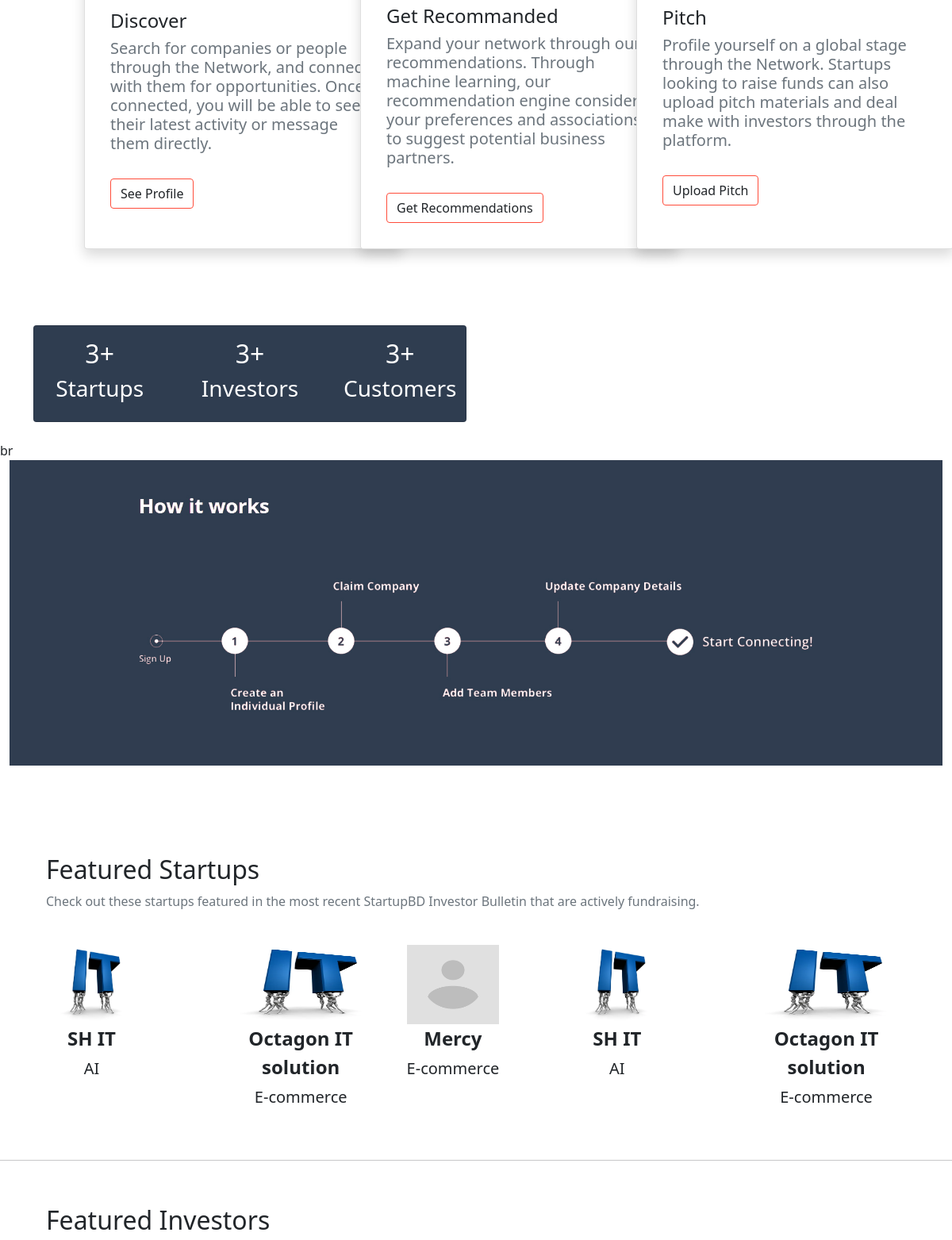
The app's page / (middle part), older data.
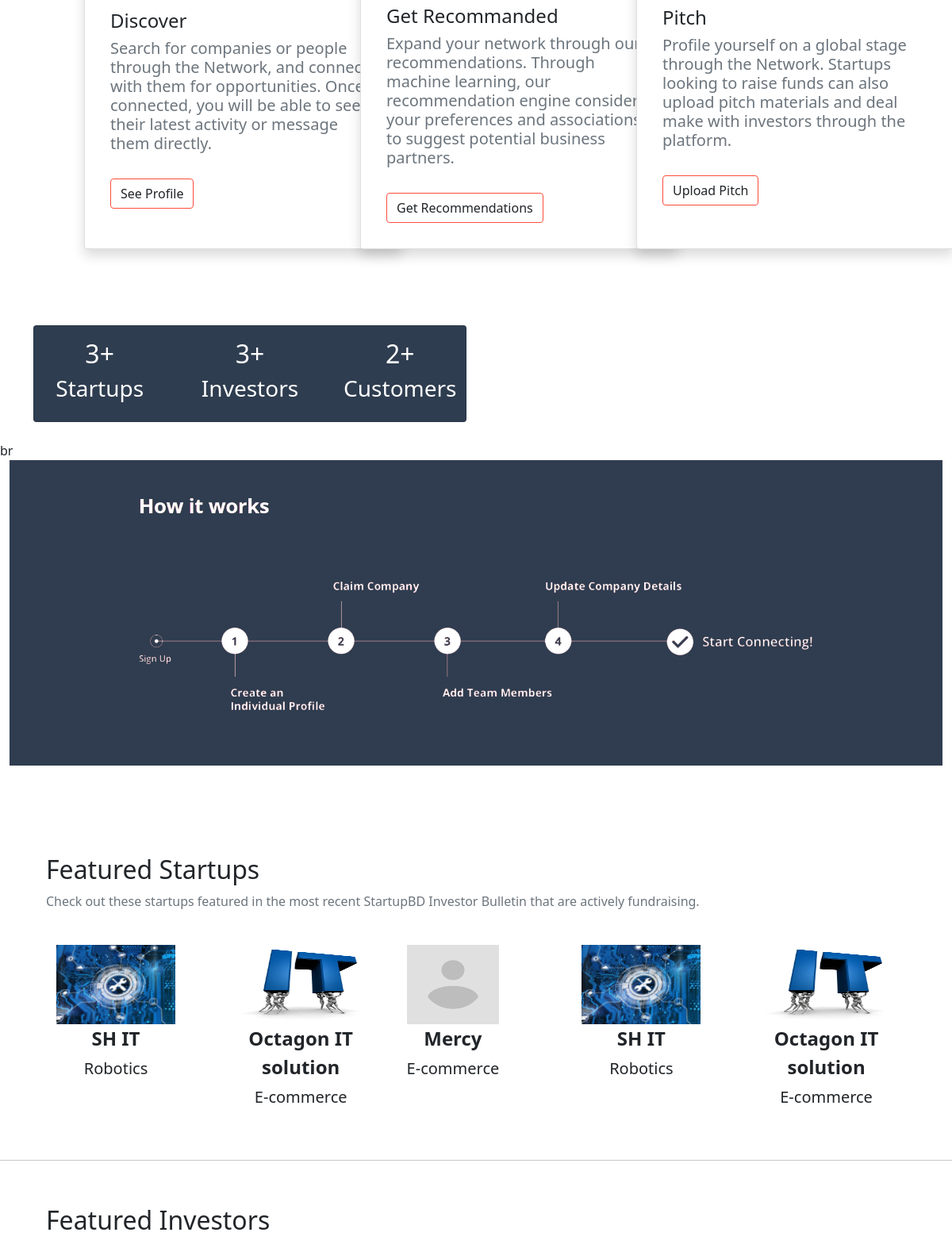
The same page, newer data.
### app/models.py (models this page shows, shortened)
class StartupInfo(models.Model):
  user = models.ForeignKey(settings.AUTH_USER_MODEL, on_delete = models.CASCADE)
  name = models.CharField(max_length=100, null=True, blank=True)
  company_name = models.CharField(max_length=100, null=True, blank=True)
  title = models.CharField(max_length=100,blank=True,null=True)
  email = models.EmailField(max_length=100, null=True, blank=True)
  mobile = models.CharField(max_length=50, null=True, blank=True)
  logo = models.ImageField(upload_to='images/', null=True,blank=True)
  establish_year = models.IntegerField(blank=True, null=True)
  business_model = models.CharField(max_length=100, choices=MODEL_CHOICES, blank=True,null=True)
  employee_range = models.CharField(max_length=100, blank=True, null=True)
  market_presence = models.CharField(max_length=100, choices=CITY_CHOICES, blank=True, null=True)
  looking_at = models.CharField(choices=LOOK_CHOICES,max_length=100, blank=True, null=True)
  sector = models.CharField(max_length=100,choices= SECTOR, blank=True, null=True)
  description = models.TextField(max_length=1000, blank=True, null=True)
  videofile = models.FileField(upload_to='videos/', default="Not availabe",null=True, blank=True)
  weblink = models.URLField( blank=True)
  facebook_link = models.URLField(blank=True)
  linkedin_link = models.URLField(blank=True)
  twitter_link = models.URLField(blank=True)
  location = models.CharField(max_length=100, null=True, blank=True)
  person1= models.CharField(max_length=100,choices=ROLE,blank=True,null=True)
  person1_name = models.CharField(max_length=50, blank=True, null=True)
  person1_image = models.ImageField(upload_to='images/', null=True, blank=True)
  person2 = models.CharField(max_length=100, choices=ROLE, blank=True, null=True)
  person2_name = models.CharField(max_length=50, blank=True, null=True)
  person2_image = models.ImageField(upload_to='images/', null=True, blank=True)

### app/views.py (the view)
# urls.py: path('', views.home,name="home"),
def home(request):
  startup = StartupInfo.objects.all()
  total_startup = startup.count()
  investor = Investorinfo.objects.all()
  total_investor = investor.count()
  customer = CustomerInfo.objects.all()
  total_customer = customer.count()
  context = {'total_startup': total_startup,
             'total_investor': total_investor, 'total_customer': total_customer,
              'startups':startup,'investors':investor,'customer':customer }
  return render(request,'app/home.html',context)

### app/templates/app/home.html (shortened to what the changed rows need)
{% extends 'app/base.html' %}
{% load static %}
{% block main-content %}
<br><br><br>
<br><br>
<div class="container">
  <div class="row">
    <div class="col-md-6 my-auto">
      <div class="card py-3" style="background-color: #2F3D50;color: white;">
        <div class="row">
          <div class="col-md-4 text-center">
            <h2>{{total_startup}}+</h2>
          </div>
          <div class="col-md-4 text-center">
            <h2>{{total_investor}}+</h2>
          </div>
          <div class="col-md-4 text-center">
            <h2>{{total_customer}}+</h2>
            <h3>Customers</h3>
          </div>
        </div>
      </div>
    </div>
  </div>
</div>
<br>br
<br><br><br><br>
  <div class="container">
    <div class="row">
      <div class="col-md-12">
        <div class="m-3">
       <b><h2>Featured Startups</h2></b>
        <div class="owl-carousel" id="slider1">
          {% for startup in startups %}
          <a href="{% url 'startup-profile' startup.id %}" class="btn">
            <div class="item">
              {% if startup.logo %}
              <img src="{{ startup.logo.url }}" alt="no image" height="100px" width="100%">
              {% else %}
              <img src="{% static 'app/images/banner1/images.png' %}" alt="" height="100px" width="100%">
              {% endif %}
              <span class="fw-bold">{{startup.company_name}}</span><br>
              <span class="fs-5">{{startup.sector}}</span>
            </div>
          </a>
          {% endfor %}
        </div>
        </div>
      </div>
    </div>
  </div>
  <br><hr><br>
  <div class="container">
    <div class="row">
      <div class="col-md-12">
        <div class="m-3">
        <b><h2>Featured Investors</h2></b>
        </div>
      </div>
    </div>
  </div>
  <br><br><br>
<br><br><br>
{% endblock main-content %}

Row changes from the older to the newer data that the page shows:
changed StartupInfo "SH IT": logo: a different picture; sector "AI" → "Robotics"
Text that changed along with them:
{{ total_customer }}: "3" → "2"
